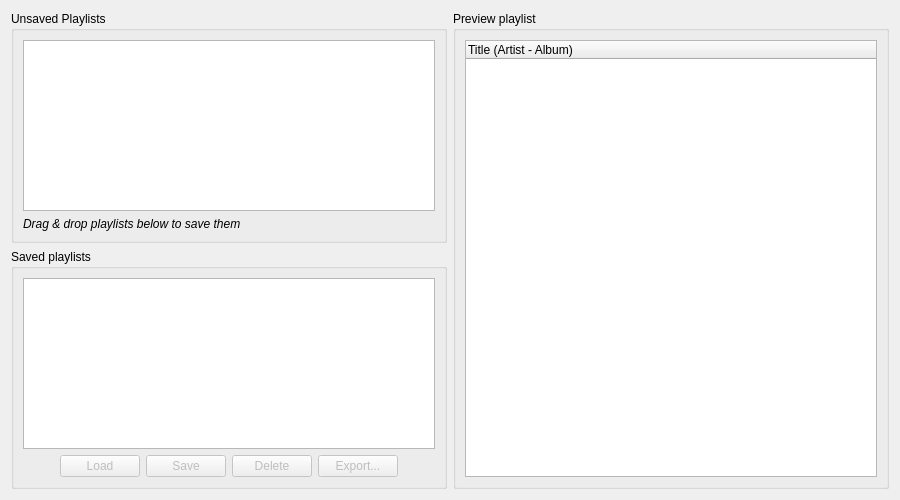
<?xml version="1.0" encoding="UTF-8"?>
<ui version="4.0">
 <class>PlaylistDialog</class>
 <widget class="QDialog" name="PlaylistDialog">
  <property name="geometry">
   <rect>
    <x>0</x>
    <y>0</y>
    <width>900</width>
    <height>500</height>
   </rect>
  </property>
  <property name="windowTitle">
   <string>Playlist Manager</string>
  </property>
  <property name="windowIcon">
   <iconset resource="../Core/core.qrc">
    <normaloff>:/icons/mp_win32</normaloff>:/icons/mp_win32</iconset>
  </property>
  <layout class="QHBoxLayout" name="horizontalLayout">
   <item>
    <layout class="QVBoxLayout" name="verticalLayout">
     <item>
      <widget class="QGroupBox" name="groupBoxUnsaved">
       <property name="title">
        <string>Unsaved Playlists</string>
       </property>
       <layout class="QVBoxLayout" name="verticalLayout_2">
        <item>
         <widget class="QListView" name="unsavedPlaylists">
          <property name="dragEnabled">
           <bool>true</bool>
          </property>
          <property name="dragDropMode">
           <enum>QAbstractItemView::DragOnly</enum>
          </property>
          <property name="defaultDropAction">
           <enum>Qt::MoveAction</enum>
          </property>
          <property name="alternatingRowColors">
           <bool>true</bool>
          </property>
          <property name="selectionMode">
           <enum>QAbstractItemView::ExtendedSelection</enum>
          </property>
         </widget>
        </item>
        <item>
         <widget class="QLabel" name="labelDragDropPlaylists">
          <property name="font">
           <font>
            <italic>true</italic>
           </font>
          </property>
          <property name="text">
           <string>Drag &amp; drop playlists below to save them</string>
          </property>
         </widget>
        </item>
       </layout>
      </widget>
     </item>
     <item>
      <widget class="QGroupBox" name="groupBoxSaved">
       <property name="title">
        <string>Saved playlists</string>
       </property>
       <layout class="QVBoxLayout" name="verticalLayout_3">
        <item>
         <widget class="QListView" name="savedPlaylists">
          <property name="dragDropMode">
           <enum>QAbstractItemView::NoDragDrop</enum>
          </property>
          <property name="defaultDropAction">
           <enum>Qt::MoveAction</enum>
          </property>
          <property name="selectionMode">
           <enum>QAbstractItemView::ExtendedSelection</enum>
          </property>
          <property name="iconSize">
           <size>
            <width>32</width>
            <height>32</height>
           </size>
          </property>
          <property name="movement">
           <enum>QListView::Static</enum>
          </property>
          <property name="resizeMode">
           <enum>QListView::Adjust</enum>
          </property>
          <property name="gridSize">
           <size>
            <width>200</width>
            <height>96</height>
           </size>
          </property>
          <property name="viewMode">
           <enum>QListView::IconMode</enum>
          </property>
          <property name="wordWrap">
           <bool>true</bool>
          </property>
          <property name="selectionRectVisible">
           <bool>true</bool>
          </property>
         </widget>
        </item>
        <item>
         <layout class="QHBoxLayout" name="horizontalLayout_2">
          <item>
           <spacer name="horizontalSpacer">
            <property name="orientation">
             <enum>Qt::Horizontal</enum>
            </property>
            <property name="sizeHint" stdset="0">
             <size>
              <width>0</width>
              <height>20</height>
             </size>
            </property>
           </spacer>
          </item>
          <item>
           <widget class="QPushButton" name="loadPlaylists">
            <property name="enabled">
             <bool>false</bool>
            </property>
            <property name="text">
             <string>Load</string>
            </property>
           </widget>
          </item>
          <item>
           <widget class="QPushButton" name="savePlaylists">
            <property name="enabled">
             <bool>false</bool>
            </property>
            <property name="text">
             <string>Save</string>
            </property>
           </widget>
          </item>
          <item>
           <widget class="QPushButton" name="deletePlaylists">
            <property name="enabled">
             <bool>false</bool>
            </property>
            <property name="text">
             <string>Delete</string>
            </property>
           </widget>
          </item>
          <item>
           <widget class="QPushButton" name="exportPlaylists">
            <property name="enabled">
             <bool>false</bool>
            </property>
            <property name="text">
             <string>Export...</string>
            </property>
           </widget>
          </item>
          <item>
           <spacer name="horizontalSpacer_2">
            <property name="orientation">
             <enum>Qt::Horizontal</enum>
            </property>
            <property name="sizeHint" stdset="0">
             <size>
              <width>0</width>
              <height>20</height>
             </size>
            </property>
           </spacer>
          </item>
         </layout>
        </item>
       </layout>
      </widget>
     </item>
    </layout>
   </item>
   <item>
    <widget class="QGroupBox" name="groupBoxPreview">
     <property name="title">
      <string>Preview playlist</string>
     </property>
     <layout class="QHBoxLayout" name="horizontalLayout_5">
      <item>
       <widget class="QTreeWidget" name="previewPlaylist">
        <property name="indentation">
         <number>0</number>
        </property>
        <column>
         <property name="text">
          <string>Title (Artist - Album)</string>
         </property>
        </column>
       </widget>
      </item>
     </layout>
    </widget>
   </item>
  </layout>
 </widget>
 <resources>
  <include location="../Core/core.qrc"/>
 </resources>
 <connections/>
</ui>
